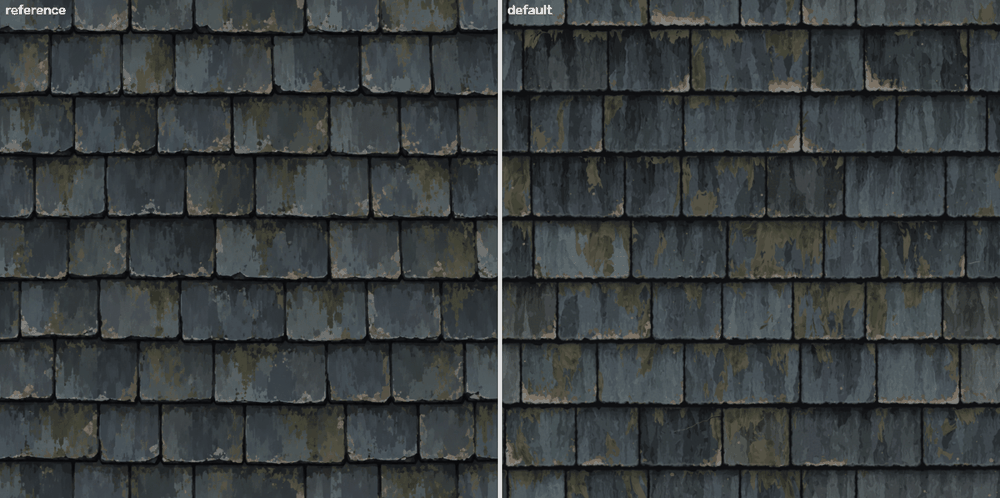
#> input picture procedural-textures/recipes/slate_layers/integration/takeover/whole_ref_vs_default.png, 1000 x 498 px
$ python score_set.py takeover/crop_ref_vs_default.png takeover/whole_ref_vs_default.png
#> lines starting #> are read from the running program, lines starting #| are printed output that depends on the picture
# What this does (plain words): scores a colour picture + a height picture (16-bit) against the slate reference with the project's "same kind of surface"
# tool, making the normal map from the height the same way the harness does (slope of the height, strength fitted to the reference's slope spread).
# Prints the group scores. Use: python3 -I score_set.py COLOUR.png HEIGHT.png [--keep FOLDER]
import json, os, subprocess, sys, tempfile, shutil
import cv2, numpy as np
PROC = 'proc-work'
colour, height_path = sys.argv[1], sys.argv[2]
h = cv2.imread(height_path, cv2.IMREAD_UNCHANGED).astype(np.float64)
h = (h[..., 0] if h.ndim == 3 else h) / 65535.0
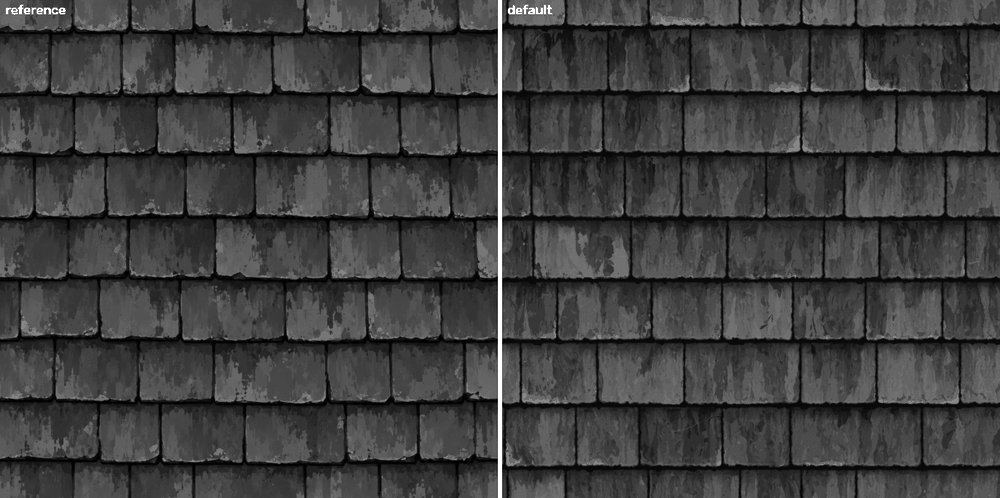
#> h: shape (498, 1000) float64; min 0.000137, max 0.0034, mean 0.000956; drawn with min black and max white
#> (the run stopped early here; a loop or call above may not have finished)

$ run again, on austerity-explainer/working-files/session-scratch/plugin-work/kit/pic_hut_aged.jpg
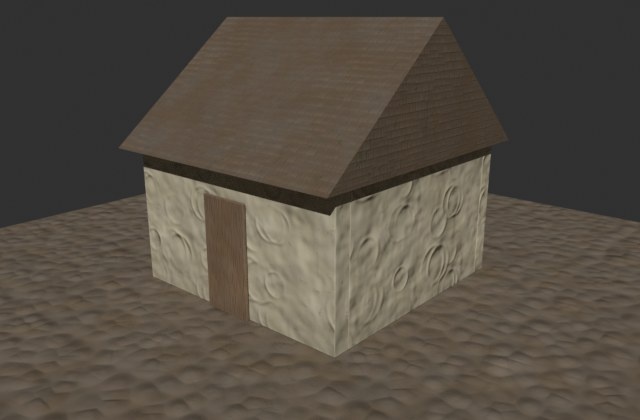
#> input picture austerity-explainer/working-files/session-scratch/plugin-work/kit/pic_hut_aged.jpg, 640 x 420 px
#> `h = (h[..., 0] if h.ndim == 3 else h) / 65535.0`:
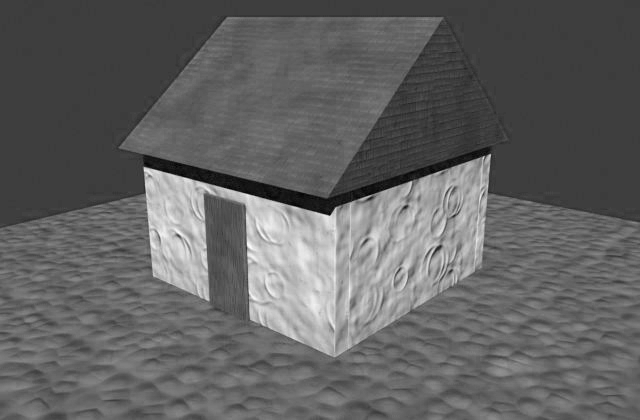
#> h: shape (420, 640) float64; min 0.000244, max 0.00229, mean 0.00104; drawn with min black and max white
